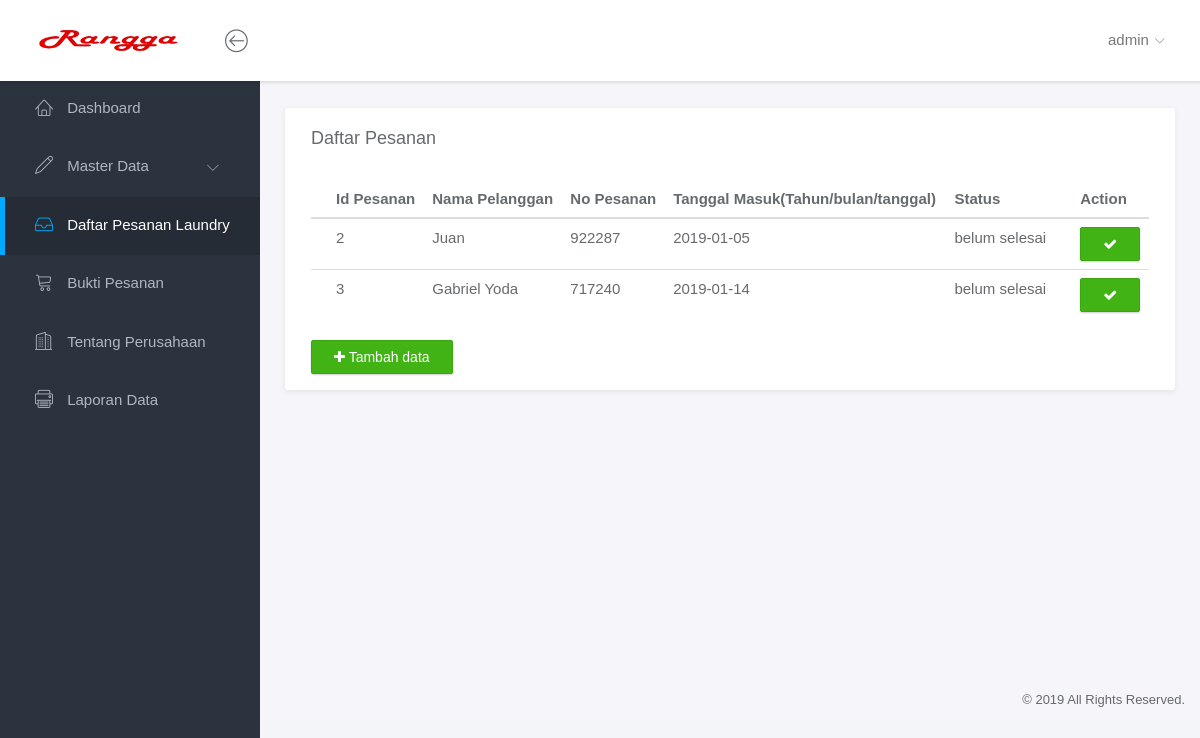
/file/pages/admin/daftar_pesanan.php (signed in), run on the app's committed database.
### tables this page shows
CREATE TABLE `daftar_pesanan` (
  `id_daftar_pesanan` int(11) NOT NULL AUTO_INCREMENT,
  `id_user` int(11) DEFAULT NULL,
  `no_pesanan` int(11) DEFAULT NULL,
  `tanggal` date DEFAULT NULL,
  `status` varchar(255) DEFAULT NULL,
  PRIMARY KEY (`id_daftar_pesanan`)
);

CREATE TABLE `user` (
  `id_user` int(11) NOT NULL AUTO_INCREMENT,
  `username` varchar(100) DEFAULT NULL,
  `password` varchar(100) DEFAULT NULL,
  `nama_user` varchar(255) DEFAULT NULL,
  `alamat` text,
  `no_telp` varchar(15) DEFAULT NULL,
  `level` varchar(15) DEFAULT NULL,
  PRIMARY KEY (`id_user`)
);

### file/pages/admin/daftar_pesanan.php (the view, shortened to what this page needs)
<!doctype html>
<html lang="en">
<head>
	<link rel="stylesheet" href="../../assets/dashboard/vendor/bootstrap/css/bootstrap.min.css">
	<link rel="stylesheet" href="../../assets/dashboard/vendor/font-awesome/css/font-awesome.min.css">
	<link rel="stylesheet" href="../../assets/dashboard/vendor/linearicons/style.css">
	<link rel="stylesheet" href="../../assets/dashboard/vendor/chartist/css/chartist-custom.css">
	<link rel="stylesheet" href="../../assets/dashboard/css/main.css">
	<link rel="stylesheet" href="../../assets/dashboard/css/demo.css">
</head>
<?php
include "../../config/connection.php";
$query = "select*from daftar_pesanan inner join user on daftar_pesanan.id_user=user.id_user where status='belum selesai'";
$result = mysqli_query($connection,$query);
?>
<body>
	<div id="wrapper">
		<nav class="navbar navbar-default navbar-fixed-top">
			<div class="brand">
				<a href="index.html"><img src="../../assets/dashboard/img/logo-dark2.png" alt="Klorofil Logo" class="img-responsive logo"></a>
			</div>
			<div class="container-fluid">
				<div class="navbar-btn">
					<button type="button" class="btn-toggle-fullwidth"><i class="lnr lnr-arrow-left-circle"></i></button>
				</div>
				<div id="navbar-menu">
					<ul class="nav navbar-nav navbar-right">
						<li class="dropdown">
							<a href="#" class="dropdown-toggle" data-toggle="dropdown">
							<span><?php echo $_SESSION['username'];?></span> <i class="icon-submenu lnr lnr-chevron-down"></i></a>
						</li>
					</ul>
				</div>
			</div>
		</nav>
		<div id="sidebar-nav" class="sidebar">
			<div class="sidebar-scroll">
				<nav>
                <ul class="nav">
						<li><a href="index.php" class=""><i class="lnr lnr-home"></i> <span>Dashboard</span></a></li>
						<li>
							<a href="#subPages" data-toggle="collapse" class=""><i class="lnr lnr-pencil"></i> <span>Master Data</span> <i class="icon-submenu lnr lnr-chevron-left"></i></a>
						</li>
						<li><a href="daftar_pesanan.php" class="active"><i class="lnr lnr-inbox"></i> <span>Daftar Pesanan Laundry</span></a></li>
                        <li><a href="bukti_pesanan.php" class=""><i class="lnr lnr-cart"></i> <span>Bukti Pesanan</span></a></li>
						<li><a href="tentang_perusahaan.php" class=""><i class="lnr lnr-apartment"></i> <span>Tentang Perusahaan</span></a></li>
                        <li><a href="Laporan.php" class=""><i class="lnr lnr-printer"></i> <span>Laporan Data</span></a></li>
					</ul>
				</nav>
			</div>
		</div>
        <div class="main">
			<div class="main-content">
				<div class="container-fluid">
					<div class="row">
						<div class="col-md-12">
							<div class="panel">
								<div class="panel-heading">
									<h3 class="panel-title">Daftar Pesanan</h3>
								</div>
								<div class="panel-body">
									<table class="table">
										<thead>
											<tr>
												<th>Id Pesanan</th>
												<th>Nama Pelanggan</th>
												<th>No Pesanan</th>
                                                <th>Tanggal Masuk(Tahun/bulan/tanggal)</th>
                                                <th>Status</th>
												<th>Action</th>
											</tr>
										</thead>
										<tbody>
									<?php
									while($rec = mysqli_fetch_array($result)){
										echo'<tr>';
										echo '<td>'.$rec['id_daftar_pesanan'].'</td>';
                                        echo '<td>'.$rec['nama_user'].'</td>';
                                        echo '<td>'.$rec['no_pesanan'].'</td>';
                                        echo '<td>'.$rec['tanggal'].'</td>';
                                        echo '<td>'.$rec['status'].'</td>';
										echo '<td><a href=bukti_pesan_proses.php?id_daftar_pesanan='.$rec['id_daftar_pesanan'].' class="btn btn-success" onclick="return confirm(\'Apakah pesanan ini sudah selesai ?\')"><i class ="fa fa-check"></i></a>
										</td>';
										echo'<tr>';
									}
									?>
									</tbody>
									</table>
									<button type="button" class="btn btn-success" onclick="location.href='tambah_pesanan.php'"><i class="fa fa-plus"></i> Tambah data</button>
								</div>
							</div>
						</div>
                </div>
            </div>
        </div>
		<footer>
			<div class="container-fluid">
				<p class="copyright">&copy; 2019  All Rights Reserved.</p>
			</div>
		</footer>
	</div>
</body>
</html>

### data on the page
daftar_pesanan: id_daftar_pesanan "2", id_user.nama_user "Juan", no_pesanan "922287", tanggal "2019-01-05", status "belum selesai"
daftar_pesanan: id_daftar_pesanan "3", id_user.nama_user "Gabriel Yoda", no_pesanan "717240", tanggal "2019-01-14", status "belum selesai"

### other printed values
$_SESSION['username'] "admin"
